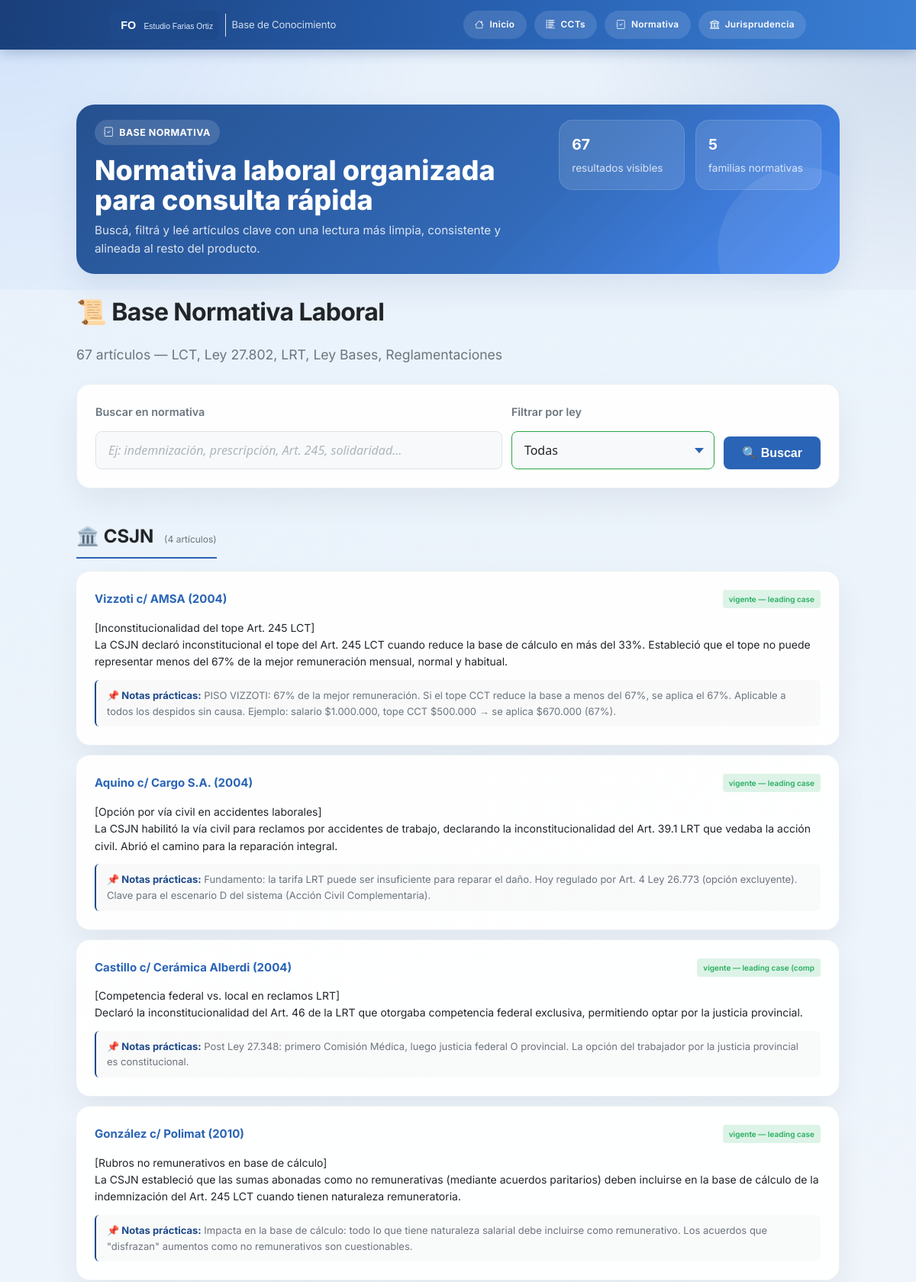
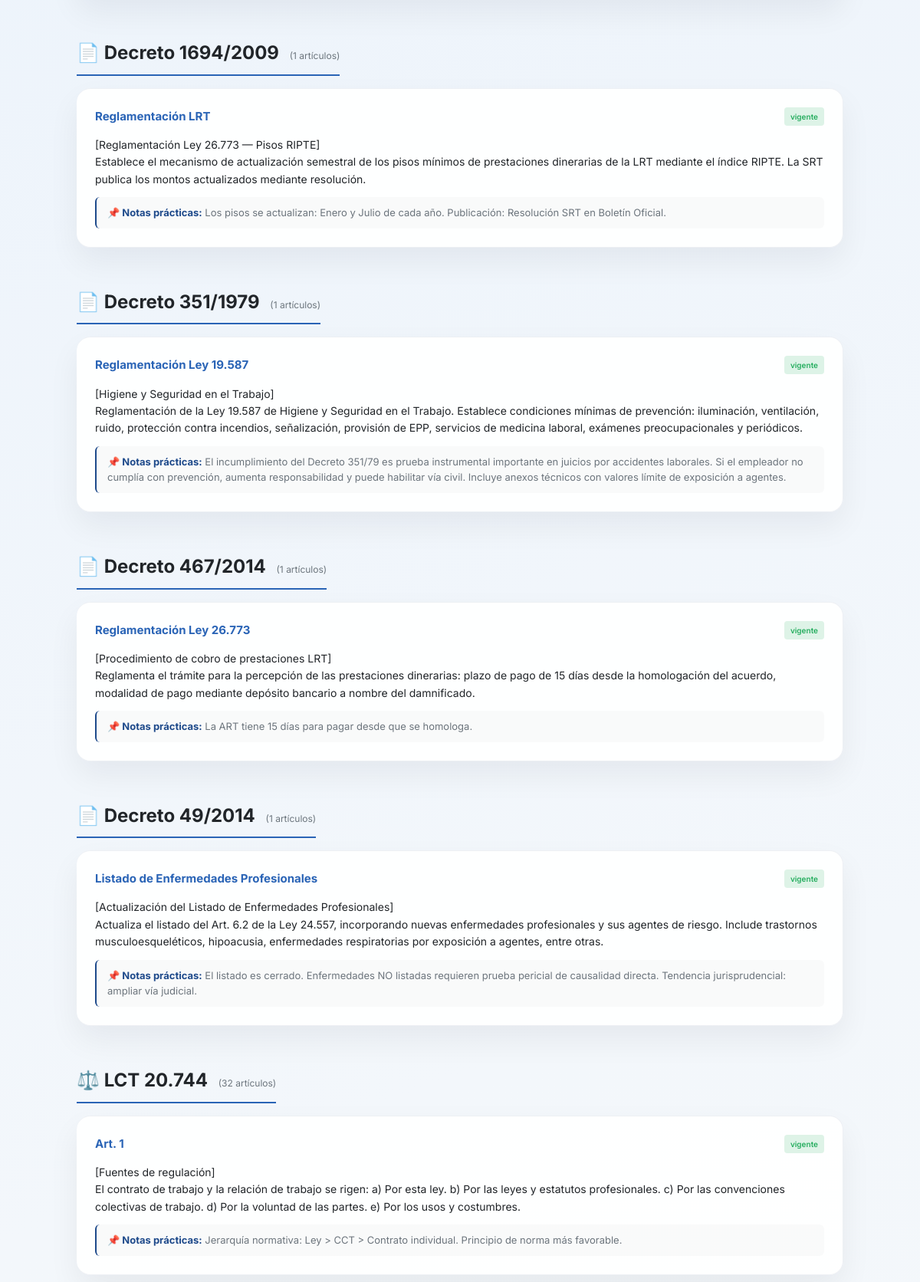
/normativa.php (upper part), run on the app's committed database (2 pictures, top to bottom).
### tables this page shows
CREATE TABLE `pro_normativa` (
  `id` int(11) NOT NULL,
  `ley` varchar(100) NOT NULL,
  `articulo` varchar(100) DEFAULT NULL,
  `texto` text NOT NULL,
  `estado` varchar(50) DEFAULT 'vigente',
  `fecha_modificacion` date DEFAULT NULL,
  `notas` text DEFAULT NULL
);

### config/config.php (called while the page is built, shortened)
<?php
function ml_logo_src(): string
{
    $remotePath = dirname(ML_ROOT) . '/document/image/logo1.png';
    return ml_asset('img/logo-placeholder.svg');
}
function ml_url(string $path = ''): string
{
    $normalizedPath = ltrim($path, '/');
    return (ML_BASE_URL !== '' ? ML_BASE_URL : '') . '/' . $normalizedPath;
}
function ml_asset(string $path): string
{
    return ml_url('assets/' . ltrim($path, '/'));
}

### normativa.php (the view, shortened to what this page needs)
<?php
require_once __DIR__ . '/config/config.php';
try {
    $db = ml_conectar_bd();
} catch (Exception $e) {
    die("Error conectando a la base de datos.");
}
$busqueda = isset($_GET['q']) ? trim($_GET['q']) : '';
$where_clauses = ["1=1"];
$where_sql = implode(" AND ", $where_clauses);
$query = "SELECT ley, articulo, texto, estado, fecha_modificacion, notas FROM pro_normativa WHERE $where_sql ORDER BY ley ASC, CAST(REGEXP_SUBSTR(articulo, '[0-9]+') AS UNSIGNED) ASC";
$agrupados = [];
$total_resultados = 0;
$stmt = $db->prepare($query);
if ($stmt) {
    $stmt->execute();
    $result = $stmt->get_result();
    while ($row = $result->fetch_assoc()) {
        $ley = $row['ley'];
        if (!isset($agrupados[$ley])) {
            $agrupados[$ley] = [];
        }
        $agrupados[$ley][] = $row;
        $total_resultados++;
    }
}
?>
<!DOCTYPE html>
<html lang="es">
<head>
    <link rel="stylesheet" href="<?= htmlspecialchars(ml_asset('css/motor.css')) ?>">
    <link rel="stylesheet" href="<?= htmlspecialchars(ml_asset('css/motor-ui-mejorado.css')) ?>">
    <link rel="stylesheet" href="<?= htmlspecialchars(ml_asset('css/motor-unified.css')) ?>">
    <link rel="stylesheet" href="https://cdn.jsdelivr.net/npm/bootstrap-icons@1.10.0/font/bootstrap-icons.css">
</head>
<body class="motor-wrapper motor-shell knowledge-shell">
    <header class="motor-header">
        <div class="motor-header-inner">
            <div class="motor-logo">
                <a href="<?= htmlspecialchars(ml_url('index.php')) ?>" class="logo-link">
                    <img src="<?= htmlspecialchars(ml_logo_src()) ?>" alt="Estudio Farias Ortiz" class="logo-img">
                    <span class="motor-logo-modulo">Base de Conocimiento</span>
                </a>
            </div>
            <div class="motor-header-badge motor-nav-pills">
                <a href="<?= htmlspecialchars(ml_url('index.php')) ?>" style="color:white; text-decoration:none;"><i class="bi bi-house"></i> Inicio</a>
                <a href="<?= htmlspecialchars(ml_url('cct.php')) ?>" style="color:white; text-decoration:none;"><i class="bi bi-list-columns-reverse"></i> CCTs</a>
                <a href="<?= htmlspecialchars(ml_url('normativa.php')) ?>" style="color:white; text-decoration:none;"><i class="bi bi-journal-check"></i> Normativa</a>
                <a href="<?= htmlspecialchars(ml_url('jurisprudencia.php')) ?>" style="color:white; text-decoration:none;"><i class="bi bi-bank"></i> Jurisprudencia</a>
            </div>
        </div>
    </header>
    <main class="motor-main">
        <div class="motor-container" style="max-width: 1000px;">
            <section class="motor-hero motor-hero--compact">
                <div class="motor-hero-grid">
                    <div>
                        <span class="motor-hero-eyebrow"><i class="bi bi-journal-check"></i> Base normativa</span>
                        <h1 class="motor-hero-title">Normativa laboral organizada para consulta rápida</h1>
                        <p class="motor-hero-subtitle">Buscá, filtrá y leé artículos clave con una lectura más limpia, consistente y alineada al resto del producto.</p>
                    </div>
                    <div class="motor-stat-grid">
                        <div class="motor-stat-chip">
                            <strong><?= $total_resultados ?></strong>
                            <span>resultados visibles</span>
                        </div>
                        <div class="motor-stat-chip">
                            <strong>5</strong>
                            <span>familias normativas</span>
                        </div>
                    </div>
                </div>
            </section>
            <div class="page-header">
                <h1 class="page-title">📜 Base Normativa Laboral</h1>
                <p class="page-subtitle"><?= $total_resultados ?> artículos — LCT, Ley 27.802, LRT, Ley Bases, Reglamentaciones</p>
            </div>
            <div class="card knowledge-toolbar" style="margin-bottom:24px;">
                <form method="GET" action="normativa.php" style="display:flex; gap:12px; flex-wrap:wrap; align-items:end;">
                    <div class="form-group" style="flex:2; margin-bottom:0; min-width:200px;">
                        <label for="q">Buscar en normativa</label>
                        <input type="text" class="form-control" name="q" id="q" value="<?= htmlspecialchars($busqueda) ?>" placeholder="Ej: indemnización, prescripción, Art. 245, solidaridad...">
                    </div>
                    <div class="form-group" style="flex:1; margin-bottom:0; min-width:160px;">
                        <label for="ley">Filtrar por ley</label>
                        <select class="form-control" name="ley" id="ley">
                            <option value="">Todas</option>
                        </select>
                    </div>
                    <button type="submit" class="btn btn-primary" style="margin-bottom:0;">🔍 Buscar</button>
                </form>
            </div>
            <?php if (!empty($agrupados)): ?>
                <?php foreach ($agrupados as $ley => $articulos): ?>
                <div class="section" style="margin-bottom: 2rem;">
                    <h2 style="font-size: 1.5rem; color: var(--text-primary); margin-bottom: 1rem; padding-bottom: 0.5rem; border-bottom: 2px solid var(--accent-primary); display: inline-block;">
                        <?php
                            if (strpos($ley, 'LCT') !== false) echo '⚖️';
                            elseif (strpos($ley, '27.802') !== false) echo '📜';
                            elseif (strpos($ley, '24.557') !== false || strpos($ley, 'LRT') !== false) echo '🏥';
                            elseif (strpos($ley, 'Bases') !== false) echo '📋';
                            elseif (strpos($ley, 'CSJN') !== false) echo '🏛️';
                            else echo '📄';
                        ?>
                        <?= htmlspecialchars($ley) ?>
                        <span style="font-size:12px; color:var(--text-muted); font-weight:400; margin-left:8px;">(<?= count($articulos) ?> artículos)</span>
                    </h2>
                    <?php foreach ($articulos as $art): ?>
                    <?php
                        $estado_lower = strtolower($art['estado']);
                        $is_derogado = strpos($estado_lower, 'derogado') !== false;
                        $border_color = 'var(--border-subtle)';
                        if ($is_derogado) $border_color = 'var(--text-danger)';
                    ?>
                    <div class="card" style="margin-bottom:12px; border-left:4px solid <?= $border_color ?>;">
                        <div style="display:flex; justify-content:space-between; align-items:start; flex-wrap:wrap; gap:8px; margin-bottom:8px;">
                            <div>
                                <span style="font-weight:700; color:var(--accent-primary); font-size:15px;"><?= htmlspecialchars($art['articulo'] ?? 'Artículo') ?></span>
                            </div>
                            <div style="display:flex; gap:6px;">
                                <?php if (strpos($estado_lower, 'vigente') !== false): ?>
                                    <span class="badge badge-bajo"><?= htmlspecialchars(substr($art['estado'], 0, 30)) ?></span>
                                <?php elseif ($is_derogado): ?>
                                    <span class="badge badge-critico">DEROGADO</span>
                                <?php else: ?>
                                    <span class="badge badge-moderado"><?= htmlspecialchars(substr($art['estado'], 0, 30)) ?></span>
                                <?php endif; ?>
                            </div>
                        </div>
                        <p style="font-size:14px; color:var(--text-primary); line-height:1.6; margin-bottom:12px; white-space: pre-wrap;"><?= htmlspecialchars($art['texto']) ?></p>
                        <?php if (!empty($art['notas'])): ?>
                        <div style="font-size:13px; color:var(--text-secondary); background:rgba(0,0,0,0.02); padding:10px 14px; border-radius:6px; border-left:2px solid var(--accent-secondary);">
                            <strong style="color:var(--accent-secondary);">📌 Notas prácticas:</strong> <?= htmlspecialchars($art['notas']) ?>
                        </div>
                        <?php endif; ?>
                    </div>
                    <?php endforeach; ?>
                </div>
                <?php endforeach; ?>
            <?php endif; ?>
        </div>
    </main>
</body>
</html>

### assets/css/motor-ui-mejorado.css (style rules this page uses)
.form-group label { display: flex; align-items: center; font-weight: 600; color: var(--text); margin-bottom: 0.5rem; }
.form-group input:valid:not(:placeholder-shown), .form-group select:valid { border-color: #28a745; }

### assets/css/motor-unified.css (style rules this page uses)
:root { --font-family-ui: 'Inter', 'Segoe UI', Tahoma, Geneva, Verdana, sans-serif; --surface-0: #ffffff; --surface-1: #f8fafc; --surface-2: #eef4fc; --surface-3: #e2ebf8; --text-primary: var(--text, #1f2937); --text-secondary: var(--text-muted, #64748b); --border-color: var(--border, #dbe4ee); --border-radius: 14px; --shadow-glow: 0 16px 40px rgba(30, 74, 139, 0.10); --success-soft: rgba(16, 185, 129, 0.12); --warning-soft: rgba(245, 158, 11, 0.14); --danger-soft: rgba(239, 68, 68, 0.12); --accent-primary: var(--primary, #2a64b6); --accent-secondary: var(--primary-dark, #1e4a8b); --warning: #f59e0b; --text-danger: #dc3545; }
body, .motor-wrapper, .pagina-resultado { font-family: var(--font-family-ui); }
.motor-shell { position: relative; }
.motor-shell::before { content: ''; position: fixed; inset: 0 0 auto 0; height: 380px; background: radial-gradient(circle at top left, rgba(59, 130, 246, 0.12), transparent 45%), radial-gradient(circle at top right, rgba(30, 74, 139, 0.14), transparent 35%); pointer-events: none; z-index: 0; }
.motor-main, .premium-main { position: relative; z-index: 1; }
.motor-hero { background: linear-gradient(135deg, rgba(30, 74, 139, 0.96) 0%, rgba(42, 100, 182, 0.96) 60%, rgba(59, 130, 246, 0.92) 100%); color: #fff; border-radius: 24px; padding: 1.5rem; box-shadow: var(--shadow-glow); margin-bottom: 1.5rem; overflow: hidden; position: relative; }
.motor-hero::after { content: ''; position: absolute; inset: auto -60px -80px auto; width: 220px; height: 220px; border-radius: 999px; background: rgba(255, 255, 255, 0.08); }
.motor-hero--compact { padding: 1.25rem 1.5rem; }
.motor-hero-grid { display: grid; grid-template-columns: minmax(0, 1.7fr) minmax(260px, 1fr); gap: 1.5rem; align-items: start; }
.motor-hero-eyebrow { display: inline-flex; align-items: center; gap: 0.45rem; padding: 0.4rem 0.75rem; border-radius: 999px; background: rgba(255, 255, 255, 0.14); font-size: 0.78rem; font-weight: 700; letter-spacing: 0.04em; text-transform: uppercase; margin-bottom: 0.85rem; }
.motor-hero-title { margin: 0 0 0.45rem; font-size: clamp(1.7rem, 3vw, 2.4rem); font-weight: 800; line-height: 1.1; }
.motor-hero-subtitle { margin: 0; max-width: 62ch; color: rgba(255, 255, 255, 0.84); line-height: 1.6; }
.motor-stat-grid { display: grid; grid-template-columns: repeat(2, minmax(0, 1fr)); gap: 0.85rem; }
.motor-stat-chip { background: rgba(255, 255, 255, 0.12); border: 1px solid rgba(255, 255, 255, 0.12); border-radius: 18px; padding: 1rem; backdrop-filter: blur(6px); }
.motor-stat-chip strong { display: block; font-size: 1.2rem; margin-bottom: 0.2rem; }
.motor-stat-chip span { font-size: 0.85rem; color: rgba(255, 255, 255, 0.78); }
.motor-nav-pills { display: flex; gap: 0.65rem; flex-wrap: wrap; }
.motor-nav-pills a { display: inline-flex; align-items: center; gap: 0.45rem; text-decoration: none; border-radius: 999px; padding: 0.55rem 0.95rem; background: rgba(255, 255, 255, 0.12); color: #fff; font-weight: 600; transition: transform 0.2s ease, background 0.2s ease; }
.btn-wizard, .btn-premium, .btn, .btn-acceder { transition: transform 0.2s ease, box-shadow 0.2s ease, filter 0.2s ease; }
.knowledge-shell .motor-container, .knowledge-shell .motor-header, .knowledge-shell .page-header, .knowledge-shell .card, .knowledge-shell .char-card, .knowledge-shell .kpi-card { position: relative; z-index: 1; }
.knowledge-shell .page-header { margin-bottom: 1.5rem; }
.knowledge-shell .page-title { color: var(--text-primary); letter-spacing: -0.02em; }
.knowledge-shell .page-subtitle { color: var(--text-secondary); }
.knowledge-shell .card, .knowledge-shell .char-card, .knowledge-shell .kpi-card { background: rgba(255, 255, 255, 0.92); border: 1px solid rgba(148, 163, 184, 0.16); border-radius: 18px; box-shadow: 0 18px 40px rgba(15, 23, 42, 0.06); }
.knowledge-shell .motor-header-badge { background: transparent; border: none; padding: 0; }
.knowledge-shell .motor-header-badge a { color: #fff !important; }
.knowledge-toolbar { background: rgba(255, 255, 255, 0.9); border: 1px solid rgba(148, 163, 184, 0.18); border-radius: 18px; padding: 1rem; box-shadow: 0 14px 32px rgba(15, 23, 42, 0.06); }

### data on the page
pro_normativa: articulo "Vizzoti c/ AMSA (2004)", estado "vigente — leading case", texto "[Inconstitucionalidad del tope Art. 245 LCT] La CSJN declaró inconstitucional el tope del Art. 245 LCT cuando reduce la base de cálculo en más del 33%. Estableció que el tope no puede representar menos del 67% de la mejor remuneración mensual, normal y habitual.", notas "PISO VIZZOTI: 67% de la mejor remuneración. Si el tope CCT reduce la base a menos del 67%, se aplica el 67%. Aplicable a todos los despidos sin causa. Ejemplo: salario $1.000.000, tope CCT $500.000 → se aplica $670.000 (67%)."
pro_normativa: articulo "Aquino c/ Cargo S.A. (2004)", estado "vigente — leading case", texto "[Opción por vía civil en accidentes laborales] La CSJN habilitó la vía civil para reclamos por accidentes de trabajo, declarando la inconstitucionalidad del Art. 39.1 LRT que vedaba la acción civil. Abrió el camino para la reparación integral.", notas "Fundamento: la tarifa LRT puede ser insuficiente para reparar el daño. Hoy regulado por Art. 4 Ley 26.773 (opción excluyente). Clave para el escenario D del sistema (Acción Civil Complementaria)."
pro_normativa: articulo "Castillo c/ Cerámica Alberdi (2004)", estado "vigente — leading case (comp", texto "[Competencia federal vs. local en reclamos LRT] Declaró la inconstitucionalidad del Art. 46 de la LRT que otorgaba competencia federal exclusiva, permitiendo optar por la justicia provincial.", notas "Post Ley 27.348: primero Comisión Médica, luego justicia federal O provincial. La opción del trabajador por la justicia provincial es constitucional."
pro_normativa: articulo "González c/ Polimat (2010)", estado "vigente — leading case", texto "[Rubros no remunerativos en base de cálculo] La CSJN estableció que las sumas abonadas como no remunerativas (mediante acuerdos paritarios) deben incluirse en la base de cálculo de la indemnización del Art. 245 LCT cuando tienen naturaleza remuneratoria.", notas "Impacta en la base de cálculo: todo lo que tiene naturaleza salarial debe incluirse como remunerativo. Los acuerdos que \"disfrazan\" aumentos como no remunerativos son cuestionables."
pro_normativa: articulo "Reglamentación LRT", estado "vigente", texto "[Reglamentación Ley 26.773 — Pisos RIPTE] Establece el mecanismo de actualización semestral de los pisos mínimos de prestaciones dinerarias de la LRT mediante el índice RIPTE. La SRT publica los montos actualizados mediante resolución.", notas "Los pisos se actualizan: Enero y Julio de cada año. Publicación: Resolución SRT en Boletín Oficial."
pro_normativa: articulo "Reglamentación Ley 19.587", estado "vigente", texto "[Higiene y Seguridad en el Trabajo] Reglamentación de la Ley 19.587 de Higiene y Seguridad en el Trabajo. Establece condiciones mínimas de prevención: iluminación, ventilación, ruido, protección contra incendios, señalización, provisión de EPP, servicios de medicina laboral, exámenes preocupacionales y periódicos.", notas "El incumplimiento del Decreto 351/79 es prueba instrumental importante en juicios por accidentes laborales. Si el empleador no cumplía con prevención, aumenta responsabilidad y puede habilitar vía civil. Incluye anexos técnicos con valores límite de exposición a agentes."
pro_normativa: articulo "Reglamentación Ley 26.773", estado "vigente", texto "[Procedimiento de cobro de prestaciones LRT] Reglamenta el trámite para la percepción de las prestaciones dinerarias: plazo de pago de 15 días desde la homologación del acuerdo, modalidad de pago mediante depósito bancario a nombre del damnificado.", notas "La ART tiene 15 días para pagar desde que se homologa."
pro_normativa: articulo "Listado de Enfermedades Profesionales", estado "vigente", texto "[Actualización del Listado de Enfermedades Profesionales] Actualiza el listado del Art. 6.2 de la Ley 24.557, incorporando nuevas enfermedades profesionales y sus agentes de riesgo. Include trastornos musculoesqueléticos, hipoacusia, enfermedades respiratorias por exposición a agentes, entre otras.", notas "El listado es cerrado. Enfermedades NO listadas requieren prueba pericial de causalidad directa. Tendencia jurisprudencial: ampliar vía judicial."
pro_normativa: articulo "Art. 1", estado "vigente", texto "[Fuentes de regulación] El contrato de trabajo y la relación de trabajo se rigen: a) Por esta ley. b) Por las leyes y estatutos profesionales. c) Por las convenciones colectivas de trabajo. d) Por la voluntad de las partes. e) Por los usos y costumbres.", notas "Jerarquía normativa: Ley > CCT > Contrato individual. Principio de norma más favorable."

### other printed values
$total_resultados "67"
$ley "CSJN"
count($articulos) "4"
$ley "Decreto 1694/2009"
count($articulos) "1"
$ley "Decreto 351/1979"
$ley "Decreto 467/2014"
$ley "Decreto 49/2014"
$ley "LCT 20.744"
count($articulos) "32"
